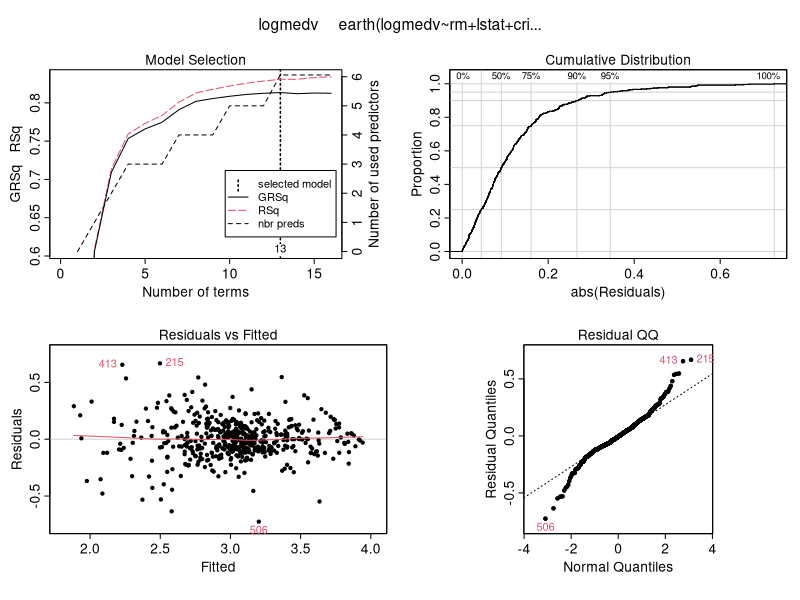
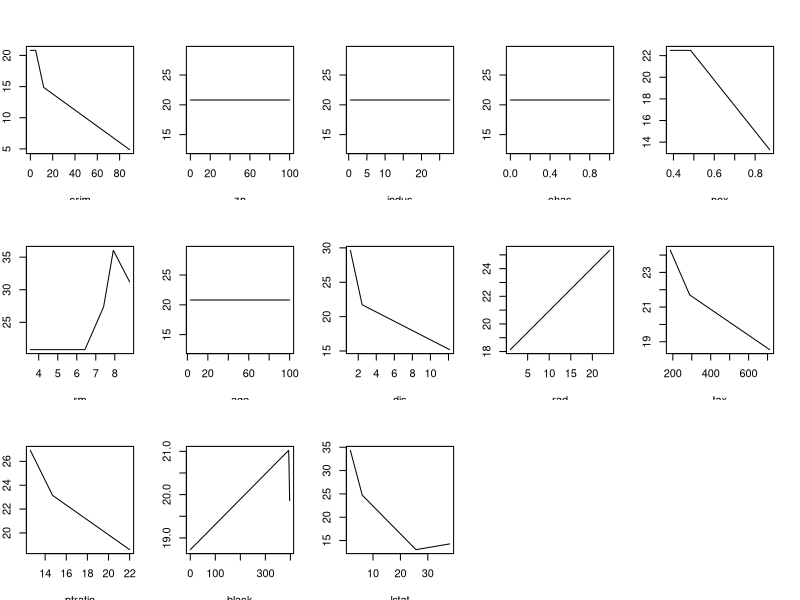

Generate these figures, in order, with R:
############################################################################
# Multivariate Adaptive Regresssion Splines Tutorial (MARS)
############################################################################

#~~~~~~~~~~~~~~~~~~~~~~~~~~~~~~~~~~~~~~~~~~~~~~~~~~~~~~~~~~~~~~~~~~~~~~~~~~~
# Set a Working Directory
#~~~~~~~~~~~~~~~~~~~~~~~~~~~~~~~~~~~~~~~~~~~~~~~~~~~~~~~~~~~~~~~~~~~~~~~~~~~

setwd("C:/Users/Derek/Documents/RPackages/MARS")

#~~~~~~~~~~~~~~~~~~~~~~~~~~~~~~~~~~~~~~~~~~~~~~~~~~~~~~~~~~~~~~~~~~~~~~~~~~~
# Load the dataset
#~~~~~~~~~~~~~~~~~~~~~~~~~~~~~~~~~~~~~~~~~~~~~~~~~~~~~~~~~~~~~~~~~~~~~~~~~~~


library(MASS)
library(earth)
data(Boston)

mydata <- Boston

mydata$logmedv <- log(mydata$medv) 


############################################################################
# Build a MARS model
############################################################################

# These variables are from the housing tutorial 

model <- earth(logmedv ~ rm + lstat + crim + zn + chas + dis, data=mydata)

summary(model)

# variable importance
evimp(model, trim=TRUE, sqrt.=TRUE)

# plot an eearth object
plot(model)


############################################################################
# Predict from the model
############################################################################

mydata$predict <- predict(model)












############################################################################

#  Example from:
# http://www.r-bloggers.com/fit-and-visualize-a-mars-model/


library(MASS)
library(mda)
data(Boston)

# FIT AN ADDITIVE MARS MODEL
mars.fit <- mars(Boston[, -14], Boston[14], degree = 1, prune = TRUE, forward.step = TRUE)

# SHOW CUT POINTS OF MARS
cuts <- mars.fit$cuts[mars.fit$selected.terms, ]
dimnames(cuts) <- list(NULL, names(Boston)[-14])
print(cuts)

factor <- mars.fit$factor[mars.fit$selected.terms, ]
dimnames(factor) <- list(NULL, names(Boston)[-14])
print(factor)


# EXAMINE THE FITTED FUNCTION BETWEEN EACH IV AND DV

par(mfrow = c(3, 5), mar=c(2, 2, 2, 2), pty="s")
for (i in 1:13)
{
  xp <- matrix(sapply(Boston[1:13], mean), nrow(Boston), ncol(Boston) - 1, byrow = TRUE)
  xr <- sapply(Boston, range)
  xp[, i] <- seq(xr[1, i], xr[2, i], len=nrow(Boston))
  xf <- predict(mars.fit, xp)
  plot(xp[, i], xf, xlab = names(Boston)[i], ylab = "", type = "l")
}


                 
